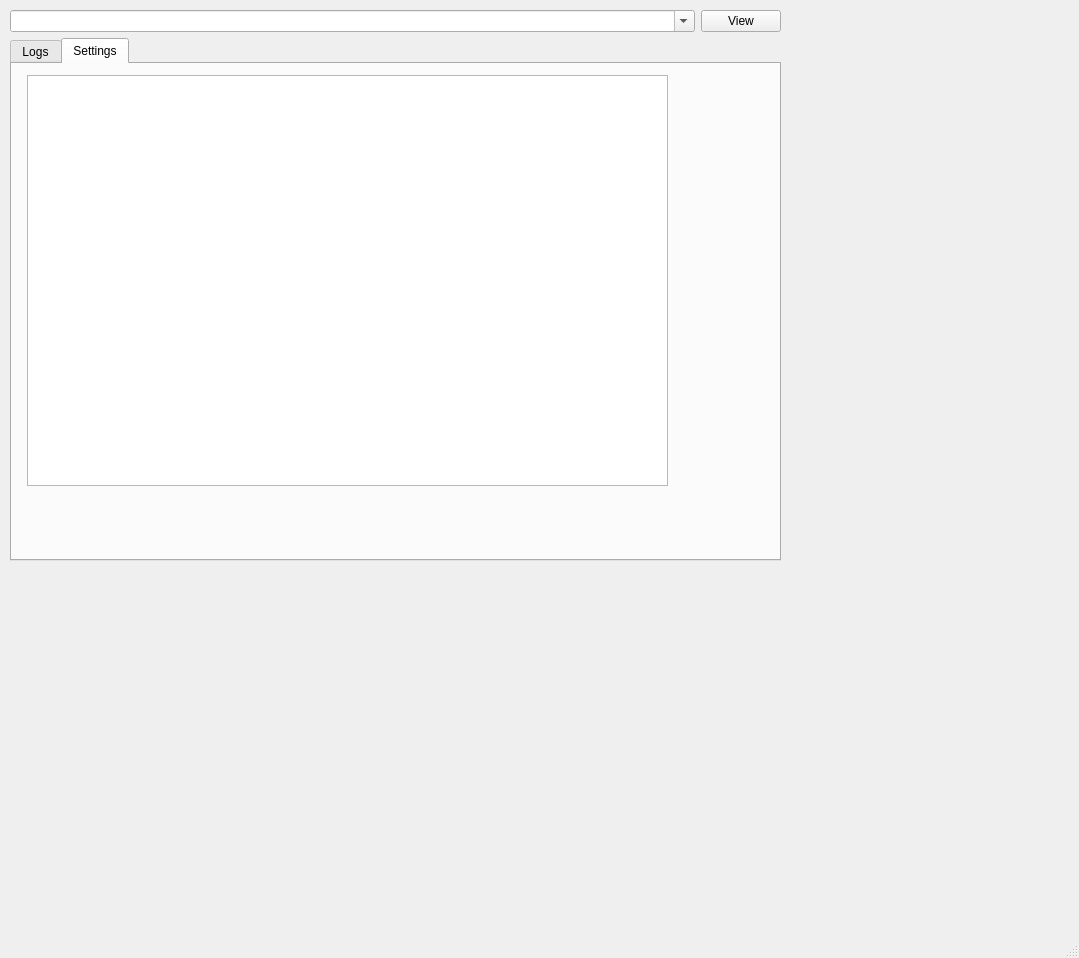
<?xml version="1.0" encoding="UTF-8"?>
<ui version="4.0">
 <class>QJobViewer</class>
 <widget class="QMainWindow" name="QJobViewer">
  <property name="geometry">
   <rect>
    <x>0</x>
    <y>0</y>
    <width>1079</width>
    <height>958</height>
   </rect>
  </property>
  <property name="windowTitle">
   <string>QJobViewer</string>
  </property>
  <widget class="QWidget" name="centralwidget">
   <widget class="QWidget" name="gridLayoutWidget">
    <property name="geometry">
     <rect>
      <x>10</x>
      <y>10</y>
      <width>771</width>
      <height>551</height>
     </rect>
    </property>
    <layout class="QGridLayout" name="gridLayout">
     <item row="1" column="0">
      <widget class="QTabWidget" name="tabWidget">
       <property name="sizePolicy">
        <sizepolicy hsizetype="Expanding" vsizetype="Expanding">
         <horstretch>0</horstretch>
         <verstretch>0</verstretch>
        </sizepolicy>
       </property>
       <property name="currentIndex">
        <number>1</number>
       </property>
       <widget class="QWidget" name="log_tab">
        <attribute name="title">
         <string>Logs</string>
        </attribute>
       </widget>
       <widget class="QWidget" name="settings_tab">
        <attribute name="title">
         <string>Settings</string>
        </attribute>
        <widget class="QTableView" name="tableView">
         <property name="geometry">
          <rect>
           <x>15</x>
           <y>11</y>
           <width>641</width>
           <height>411</height>
          </rect>
         </property>
        </widget>
       </widget>
      </widget>
     </item>
     <item row="0" column="0">
      <layout class="QHBoxLayout" name="horizontalLayout">
       <item>
        <widget class="QComboBox" name="urlInput">
         <property name="sizePolicy">
          <sizepolicy hsizetype="Minimum" vsizetype="Fixed">
           <horstretch>0</horstretch>
           <verstretch>0</verstretch>
          </sizepolicy>
         </property>
         <property name="editable">
          <bool>true</bool>
         </property>
         <property name="currentIndex">
          <number>-1</number>
         </property>
         <property name="maxVisibleItems">
          <number>50</number>
         </property>
         <property name="insertPolicy">
          <enum>QComboBox::InsertBeforeCurrent</enum>
         </property>
         <property name="placeholderText">
          <string>Please insert job URL.</string>
         </property>
         <property name="frame">
          <bool>true</bool>
         </property>
        </widget>
       </item>
       <item>
        <widget class="QPushButton" name="viewButton">
         <property name="sizePolicy">
          <sizepolicy hsizetype="Fixed" vsizetype="Fixed">
           <horstretch>0</horstretch>
           <verstretch>0</verstretch>
          </sizepolicy>
         </property>
         <property name="text">
          <string>View</string>
         </property>
        </widget>
       </item>
      </layout>
     </item>
    </layout>
   </widget>
  </widget>
  <widget class="QMenuBar" name="menubar">
   <property name="geometry">
    <rect>
     <x>0</x>
     <y>0</y>
     <width>1079</width>
     <height>18</height>
    </rect>
   </property>
  </widget>
  <widget class="QStatusBar" name="statusbar"/>
 </widget>
 <resources/>
 <connections/>
</ui>
